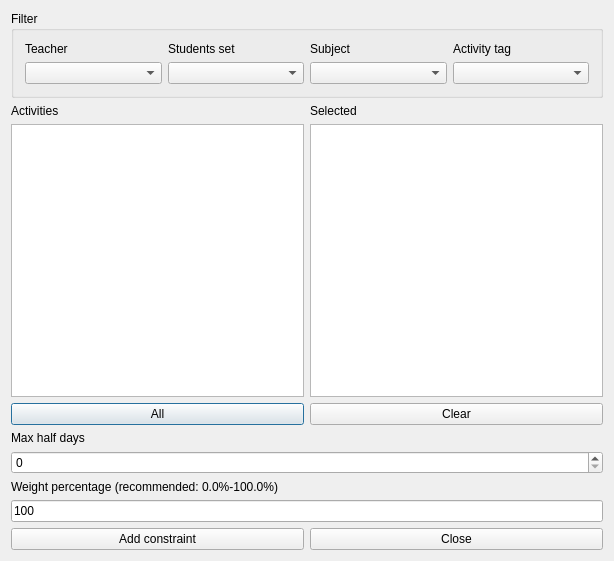
<?xml version="1.0" encoding="UTF-8"?>
<ui version="4.0">
 <class>AddConstraintMaxHalfDaysBetweenActivitiesForm_template</class>
 <widget class="QDialog" name="AddConstraintMaxHalfDaysBetweenActivitiesForm_template">
  <property name="geometry">
   <rect>
    <x>0</x>
    <y>0</y>
    <width>614</width>
    <height>561</height>
   </rect>
  </property>
  <property name="windowTitle">
   <string extracomment="This is the title of the dialog to add a new constraint of this type">Add max half days between activities</string>
  </property>
  <layout class="QGridLayout" name="gridLayout_3">
   <item row="0" column="0">
    <widget class="QGroupBox" name="filterGroupBox">
     <property name="title">
      <string>Filter</string>
     </property>
     <layout class="QGridLayout" name="gridLayout">
      <item row="0" column="0">
       <widget class="QLabel" name="teachersTextLabel">
        <property name="text">
         <string>Teacher</string>
        </property>
        <property name="wordWrap">
         <bool>false</bool>
        </property>
       </widget>
      </item>
      <item row="0" column="1">
       <widget class="QLabel" name="studentsTextLabel">
        <property name="text">
         <string>Students set</string>
        </property>
        <property name="wordWrap">
         <bool>false</bool>
        </property>
       </widget>
      </item>
      <item row="0" column="2">
       <widget class="QLabel" name="subjectsTextLabel">
        <property name="text">
         <string>Subject</string>
        </property>
        <property name="wordWrap">
         <bool>false</bool>
        </property>
       </widget>
      </item>
      <item row="0" column="3">
       <widget class="QLabel" name="activityTagsTextLabel">
        <property name="text">
         <string>Activity tag</string>
        </property>
        <property name="wordWrap">
         <bool>false</bool>
        </property>
       </widget>
      </item>
      <item row="1" column="0">
       <widget class="QComboBox" name="teachersComboBox"/>
      </item>
      <item row="1" column="1">
       <widget class="QComboBox" name="studentsComboBox"/>
      </item>
      <item row="1" column="2">
       <widget class="QComboBox" name="subjectsComboBox"/>
      </item>
      <item row="1" column="3">
       <widget class="QComboBox" name="activityTagsComboBox"/>
      </item>
     </layout>
    </widget>
   </item>
   <item row="1" column="0">
    <layout class="QHBoxLayout" name="horizontalLayout">
     <item>
      <layout class="QVBoxLayout" name="verticalLayout_2">
       <item>
        <widget class="QLabel" name="activitiesTextLabel">
         <property name="frameShape">
          <enum>QFrame::NoFrame</enum>
         </property>
         <property name="frameShadow">
          <enum>QFrame::Plain</enum>
         </property>
         <property name="text">
          <string>Activities</string>
         </property>
         <property name="wordWrap">
          <bool>false</bool>
         </property>
        </widget>
       </item>
       <item>
        <widget class="QListWidget" name="allActivitiesListWidget"/>
       </item>
       <item>
        <widget class="QPushButton" name="addAllActivitiesPushButton">
         <property name="text">
          <string comment="Text on a button. It refers to adding all activities from the list above this button into the current constraint">All</string>
         </property>
        </widget>
       </item>
      </layout>
     </item>
     <item>
      <layout class="QVBoxLayout" name="verticalLayout">
       <item>
        <widget class="QLabel" name="selectedActivitiesTextLabel">
         <property name="frameShape">
          <enum>QFrame::NoFrame</enum>
         </property>
         <property name="frameShadow">
          <enum>QFrame::Plain</enum>
         </property>
         <property name="text">
          <string comment="It refers to a list of selected activities">Selected</string>
         </property>
         <property name="wordWrap">
          <bool>false</bool>
         </property>
        </widget>
       </item>
       <item>
        <widget class="QListWidget" name="selectedActivitiesListWidget"/>
       </item>
       <item>
        <widget class="QPushButton" name="clearPushButton">
         <property name="text">
          <string>Clear</string>
         </property>
        </widget>
       </item>
      </layout>
     </item>
    </layout>
   </item>
   <item row="2" column="0">
    <layout class="QGridLayout" name="gridLayout_2">
     <item row="0" column="0">
      <widget class="QLabel" name="maxDaysTextLabel">
       <property name="frameShape">
        <enum>QFrame::NoFrame</enum>
       </property>
       <property name="frameShadow">
        <enum>QFrame::Plain</enum>
       </property>
       <property name="text">
        <string comment="It refers to the maximum number of days between activities">Max half days</string>
       </property>
       <property name="wordWrap">
        <bool>false</bool>
       </property>
      </widget>
     </item>
     <item row="1" column="0">
      <widget class="QSpinBox" name="maxDaysSpinBox"/>
     </item>
    </layout>
   </item>
   <item row="3" column="0">
    <layout class="QVBoxLayout">
     <item>
      <widget class="QLabel" name="weightTextLabel">
       <property name="frameShape">
        <enum>QFrame::NoFrame</enum>
       </property>
       <property name="frameShadow">
        <enum>QFrame::Plain</enum>
       </property>
       <property name="text">
        <string>Weight percentage (recommended: 0.0%-100.0%)</string>
       </property>
       <property name="wordWrap">
        <bool>false</bool>
       </property>
      </widget>
     </item>
     <item>
      <widget class="QLineEdit" name="weightLineEdit">
       <property name="text">
        <string notr="true">100</string>
       </property>
      </widget>
     </item>
    </layout>
   </item>
   <item row="4" column="0">
    <layout class="QHBoxLayout">
     <item>
      <widget class="QPushButton" name="addConstraintPushButton">
       <property name="text">
        <string>Add constraint</string>
       </property>
      </widget>
     </item>
     <item>
      <widget class="QPushButton" name="closePushButton">
       <property name="text">
        <string>Close</string>
       </property>
      </widget>
     </item>
    </layout>
   </item>
  </layout>
 </widget>
 <layoutdefault spacing="6" margin="11"/>
 <resources/>
 <connections/>
</ui>
